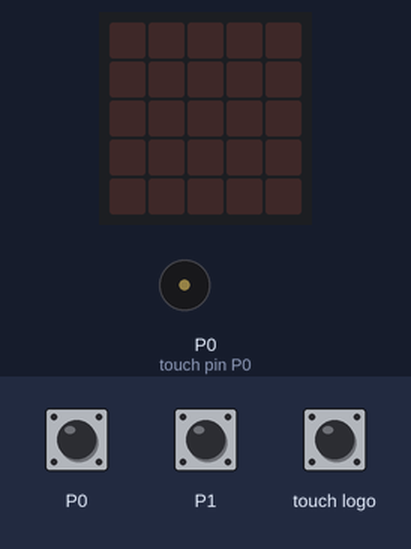
A program run on a simulated BBC micro:bit (MakeCode). Parts: the board's 5×5 LED display, buzzer (waves = sounding). Inputs (shaded band) come from the test bench.

Above: at 1.2 s.
1.3 s: touch logo pressed for 0.15 s
At 3.82 s:
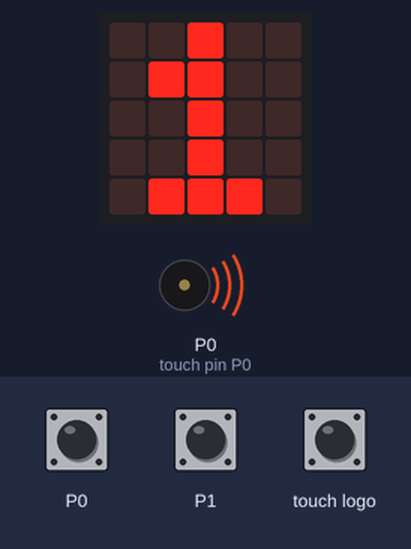
At 4.8 s:
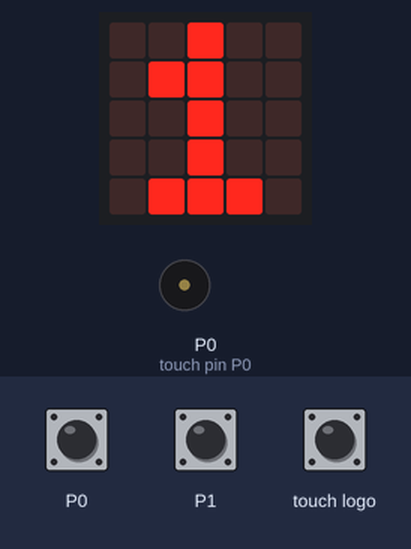
Timing chart, 0 to 6.3 s (numbered marks = the images above; inputs shaded):
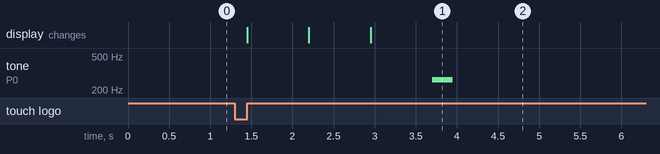

The program:

main.ts
```typescript
let start = false
let A = false
let B = false
input.onPinPressed(TouchPin.P0, function () {
    if (start) {
        A = true
    }
})
input.onLogoEvent(TouchButtonEvent.Pressed, function () {
    start = false
    A = false
    B = false
    basic.showNumber(3)
    basic.showNumber(2)
    basic.showNumber(1)
    music.playTone(262, music.beat(BeatFraction.Half))
    start = true
    while (!(start || start)) {

    }
})
input.onPinPressed(TouchPin.P1, function () {
    if (start) {
        B = true
    }
})
```

test.ts
```typescript
// Hier kann man Tests durchführen; diese Datei wird nicht kompiliert, wenn dieses Paket als Erweiterung verwendet wird.
```

Measured:
- after the input at 1.3 s, tone on P0 (touch pin P0): silent → 262 Hz after 2.4 s, → silent 0.25 s later; the display: first changes after 0.15 s (image 1 shows a later state)
